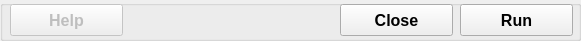
  <widget class="QGroupBox" name="groupBoxButtons">
   <property name="geometry">
    <rect>
     <x>15</x>
     <y>379</y>
     <width>581</width>
     <height>41</height>
    </rect>
   </property>
   <property name="font">
    <font>
     <family>Arial</family>
     <pointsize>12</pointsize>
     <weight>75</weight>
     <bold>true</bold>
    </font>
   </property>
   <property name="title">
    <string/>
   </property>
   <widget class="QPushButton" name="pushButtonHelp">
    <property name="enabled">
     <bool>false</bool>
    </property>
    <property name="geometry">
     <rect>
      <x>10</x>
      <y>4</y>
      <width>113</width>
      <height>32</height>
     </rect>
    </property>
    <property name="font">
     <font>
      <family>Arial</family>
      <pointsize>12</pointsize>
      <weight>75</weight>
      <bold>true</bold>
     </font>
    </property>
    <property name="text">
     <string>Help</string>
    </property>
    <property name="autoDefault">
     <bool>false</bool>
    </property>
   </widget>
   <widget class="QPushButton" name="pushButtonClose">
    <property name="geometry">
     <rect>
      <x>340</x>
      <y>4</y>
      <width>113</width>
      <height>32</height>
     </rect>
    </property>
    <property name="text">
     <string>Close</string>
    </property>
    <property name="autoDefault">
     <bool>false</bool>
    </property>
   </widget>
   <widget class="QPushButton" name="pushButtonRun">
    <property name="geometry">
     <rect>
      <x>460</x>
      <y>4</y>
      <width>113</width>
      <height>32</height>
     </rect>
    </property>
    <property name="font">
     <font>
      <family>Arial</family>
      <pointsize>12</pointsize>
      <weight>75</weight>
      <bold>true</bold>
     </font>
    </property>
    <property name="toolTip">
     <string/>
    </property>
    <property name="text">
     <string>Run</string>
    </property>
    <property name="autoDefault">
     <bool>false</bool>
    </property>
   </widget>
  </widget>
